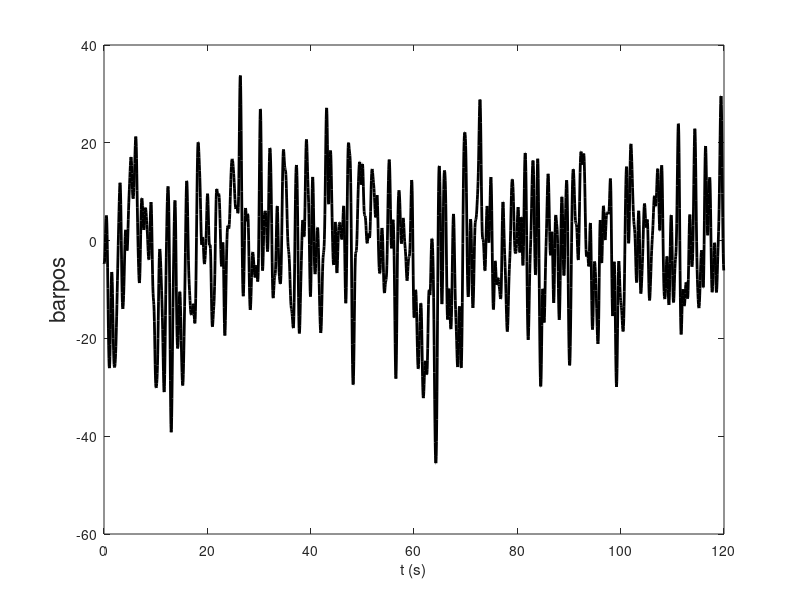

This figure's MATLAB source: (Note: this script raises an error after producing the figure.)
%% script to present randomly moving bar signal

%% set parameters
dur = 120; % duration (s)
dt = .05; % update interval
barpos_range = 96;
timesteps = 0:dt:10;
std_angle = 45;
smoothing = .2; % approx autocorrelation time (s)
tp = .05;           % minimum time that must pass between arena commands
gain_x = -3;        % set gain in x direction
ypos = 1;

% calculate min and max barpos and other params
ntimesteps = round(dur/dt);
std_barpos = round(std_angle/360*barpos_range);

% get smoothing filter
smoothing_filter_std = round(smoothing/dt);
smoothing_filter_time_vec = (-3*smoothing_filter_std):(3*smoothing_filter_std);
smoothing_filter = normpdf(smoothing_filter_time_vec, 0, smoothing_filter_std);

%% generate white noise position signal
%white_noise_pos = normrnd(0, std_angle, ntimesteps, 1);
white_noise_pos = std_angle*randn(ntimesteps, 1);
time_vec = (0:length(white_noise_pos)-1)*dt;
% smooth white noise signal
smoothed_pos = conv(white_noise_pos, smoothing_filter, 'same');

% renormalize std
smoothed_pos = smoothed_pos/std(smoothed_pos)*std_barpos;

figure('color','w');
plot(time_vec, smoothed_pos, 'k', 'linewidth', 2);
xlabel('t (s)')
ylabel('barpos','fontsize',16)

% convert signal to signals sendable by controller
smoothed_pos = mod(smoothed_pos, barpos_range) + 1;

%% open PControl
PControl;
pause(10);

%% initialize arena
Panel_com('set_pattern_id', 1); pause(tp);                  % our card has only one pattern
Panel_com('set_mode', [3 0]); pause(tp);                    % closed loop in x, open loop in y (0: open loop, 1: closed loop, 2: both, 3: external input sets position, 4: internal fn generator sets position, 5: internal fn generator debug mode)
Panel_com('set_position', [1 ypos]); pause(tp);             % sets to [0 0] (Subtracts 1 because MATLAB indices start at 1 instead of 0)
Panel_com('send_gain_bias', [gain_x 0 0 0]); pause(tp);     % e.g [10 -10 0 20] sets gain_x = 1X, bias_x = -0.5 V, gain_y = 0, bias_y = 1 V (check PControl to verify this).
pause(5); % Wait for panel to initialize

Panel_com('stop'); % make sure panel is stopped so we can send signals

disp('Press record now.');
pause(5);

%% start sequence
next_barpos_index = 1;
next_barpos_update = 0; % in seconds

disp('Starting visual sequence.');

tic
while toc < dur
    if toc >= next_barpos_update
        % set bar position
        barpos = smoothed_pos(next_barpos_index);
        Panel_com('set_position', [barpos 1]);
        % get next update times, etc.
        next_barpos_index = next_barpos_index + 1;
        if next_barpos_index <= ntimesteps
            next_barpos_update = time_vec(next_barpos_index);
        else
            next_barpos_update = Inf;
        end
    end
end
Panel_com('set_position', [1 1]);
disp('Visual sequence over.');